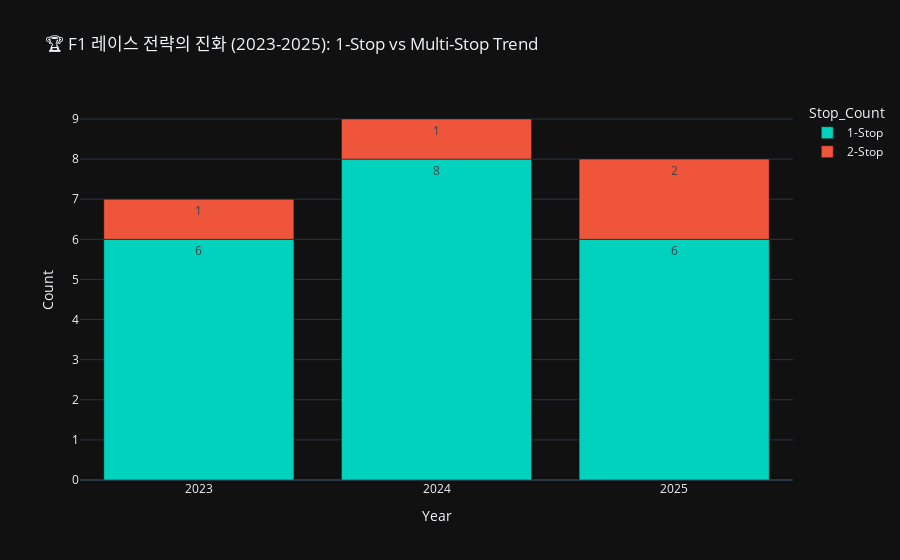
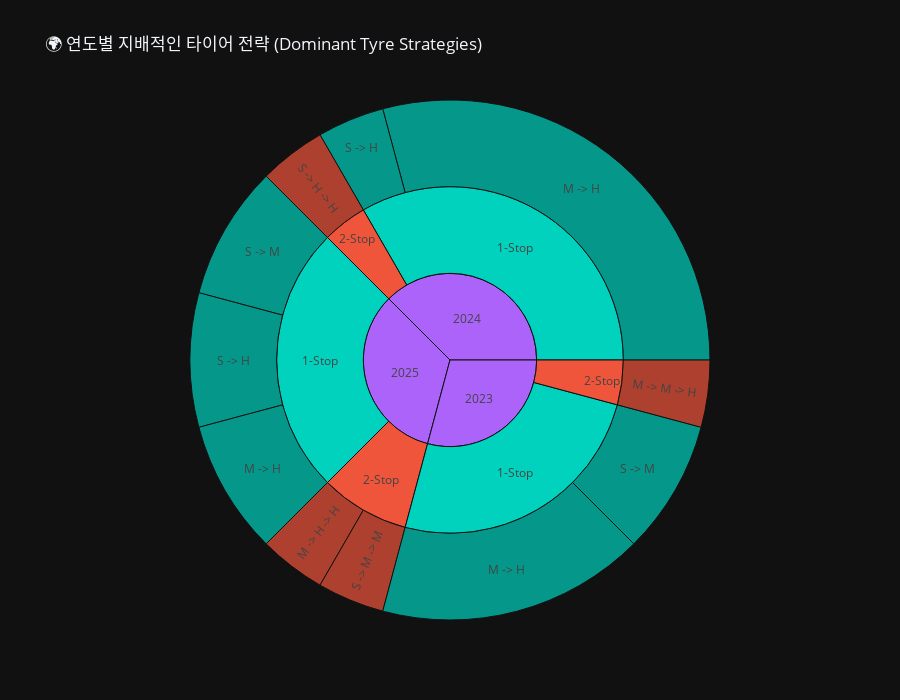

Notebook code cell kept with these figures, in order:
### Markdown cell above
### 피트스톱 전략

### Code cell
import pandas as pd
import numpy as np
from pymongo import MongoClient
import plotly.express as px
import itertools
from sklearn.linear_model import LinearRegression

# === [설정] ===
MONGO_URI = "mongodb://localhost:27017/"
DB_NAME = "f1_analytics_db"
YEARS = range(2023, 2026) # 3개년 분석
PIT_LOSS_AVG = 22.0 # 평균 피트 로스

def get_race_parameters(db, year, round_num, total_laps):
    """
    머신러닝(회귀)을 통해 해당 경기의 타이어 물성(기초 페이스, 마모도)을 역산
    """
    laps_cursor = db.laps.find({
        "Year": year, "Round": round_num, "SessionType": "Race",
        "IsAccurate": True
    })
    df = pd.DataFrame(list(laps_cursor))

    if df.empty: return None

    params = {}

    # 각 컴파운드(S, M, H)의 성능 데이터 추출
    for compound in ['SOFT', 'MEDIUM', 'HARD']:
        comp_data = df[df['Compound'] == compound]
        if len(comp_data) < 10: continue

        # 이상치 제거 (IQR)
        q1 = comp_data['LapTime_Sec'].quantile(0.25)
        q3 = comp_data['LapTime_Sec'].quantile(0.75)
        comp_data = comp_data[(comp_data['LapTime_Sec'] >= q1 - 1.5 * (q3-q1)) & (comp_data['LapTime_Sec'] <= q3 + 1.5 * (q3-q1))]

        X = comp_data[['TyreLife']].values.reshape(-1, 1)
        y = comp_data['LapTime_Sec'].values

        try:
            model = LinearRegression()
            model.fit(X, y)
            base_pace = model.intercept_
            deg = model.coef_[0]

            # 정상적인 마모도 범위일 때만 채택 (0 < deg < 0.5)
            if 0 < deg < 0.5:
                params[compound] = {"base_pace": base_pace, "deg": deg}
        except: continue

    if len(params) < 2: return None # 비교할 타이어가 없으면 불가
    return params

def calculate_total_time(strategies, params, total_laps):
    """전략(타이어 순서)에 따른 총 레이스 시간 계산"""
    total_time = 0
    pit_stops = len(strategies) - 1
    stint_len = total_laps / len(strategies) # 균등 분할 가정

    for compound in strategies:
        if compound not in params: return float('inf')
        p = params[compound]
        # 적분 근사: Base*L + Deg * (L^2 / 2)
        time = (p['base_pace'] * stint_len) + (p['deg'] * (stint_len**2) / 2)
        total_time += time

    return total_time + (pit_stops * PIT_LOSS_AVG)

def simulate_multi_year_strategies():
    client = MongoClient(MONGO_URI)
    db = client[DB_NAME]

    results = []
    print(f"🚀 2023-2025 시즌 전수 전략 시뮬레이션 시작...")

    for year in YEARS:
        races = list(db.races_meta.find({"Year": year, "SessionType": "Race"}))
        print(f"   📅 {year}년 분석 중 ({len(races)}개 경기)...")

        for race in races:
            # 총 랩 수 확인
            max_lap = db.laps.find_one(
                {"Year": year, "Round": race['Round'], "SessionType": "Race"},
                sort=[("LapNumber", -1)]
            )
            if not max_lap: continue
            total_laps = max_lap['LapNumber']

            # 1. 파라미터 추출
            params = get_race_parameters(db, year, race['Round'], total_laps)
            if not params: continue

            avail_compounds = list(params.keys())
            best_strat = None
            min_time = float('inf')

            # 2. 모든 전략 조합 시뮬레이션 (1~3 스톱)
            for stops in [1, 2, 3]:
                # 가능한 타이어 조합 생성
                combs = list(itertools.product(avail_compounds, repeat=stops+1))
                # 규정 준수 (서로 다른 타이어 2개 이상)
                valid_combs = [c for c in combs if len(set(c)) >= 2]

                for strat in valid_combs:
                    t = calculate_total_time(strat, params, total_laps)
                    if t < min_time:
                        min_time = t
                        best_strat = strat

            if best_strat:
                strat_name = " -> ".join([c[0] for c in best_strat]) # S -> M -> H
                stop_count = len(best_strat) - 1

                results.append({
                    "Year": year,
                    "Round": race['Round'],
                    "Circuit": race['Circuit'],
                    "Optimal_Strategy": strat_name,
                    "Stop_Count": f"{stop_count}-Stop",
                    "Tyre_Combination": str(best_strat)
                })

    print(f"✅ 시뮬레이션 완료: 총 {len(results)}개 시나리오 도출.")
    return pd.DataFrame(results)

def visualize_strategy_evolution(df):
    if df.empty:
        print("⚠️ 시각화할 데이터가 없습니다.")
        return

    print("🎨 전략 트렌드 시각화 생성 중...")

    # === Chart 1: 연도별 최적 전략 분포 (Stacked Bar) ===
    # 연도별로 1-Stop, 2-Stop, 3-Stop 비중이 어떻게 변했는가?
    strategy_counts = df.groupby(['Year', 'Stop_Count']).size().reset_index(name='Count')

    fig1 = px.bar(
        strategy_counts,
        x="Year", y="Count", color="Stop_Count",
        title="🏆 F1 레이스 전략의 진화 (2023-2025): 1-Stop vs Multi-Stop Trend",
        text="Count",
        color_discrete_map={'1-Stop': '#00D2BE', '2-Stop': '#EF553B', '3-Stop': '#FFA15A'},
        category_orders={"Stop_Count": ["1-Stop", "2-Stop", "3-Stop"]}
    )
    fig1.update_layout(template="plotly_dark", xaxis=dict(tickmode='linear'))

    # === Chart 2: 서킷별 최적 타이어 조합 (Sunburst) ===
    # 어떤 타이어 조합이 가장 많이 쓰였는가? (예: M->H)
    fig2 = px.sunburst(
        df,
        path=['Year', 'Stop_Count', 'Optimal_Strategy'],
        title="🌍 연도별 지배적인 타이어 전략 (Dominant Tyre Strategies)",
        color='Stop_Count',
        color_discrete_map={'1-Stop': '#00D2BE', '2-Stop': '#EF553B', '3-Stop': '#FFA15A'}
    )
    fig2.update_layout(template="plotly_dark", height=700)

    fig1.show()
    fig2.show()

if __name__ == "__main__":
    sim_results = simulate_multi_year_strategies()
    visualize_strategy_evolution(sim_results)

### Figure 1 — Plotly figure (JSON) as saved in the notebook; plotly's stock layout.template omitted (floating-point values rounded to 4 significant figures)
{"data": [{"hovertemplate": "Stop_Count=1-Stop<br>Year=%{x}<br>Count=%{text}<extra></extra>", "legendgroup": "1-Stop", "marker": {"color": "#00D2BE", "pattern": {"shape": ""}}, "name": "1-Stop", "orientation": "v", "showlegend": true, "text": [6.0, 8.0, 6.0], "textposition": "auto", "x": [2023, 2024, 2025], "xaxis": "x", "y": [6, 8, 6], "yaxis": "y", "type": "bar"}, {"hovertemplate": "Stop_Count=2-Stop<br>Year=%{x}<br>Count=%{text}<extra></extra>", "legendgroup": "2-Stop", "marker": {"color": "#EF553B", "pattern": {"shape": ""}}, "name": "2-Stop", "orientation": "v", "showlegend": true, "text": [1.0, 1.0, 2.0], "textposition": "auto", "x": [2023, 2024, 2025], "xaxis": "x", "y": [1, 1, 2], "yaxis": "y", "type": "bar"}], "layout": {"xaxis": {"anchor": "y", "domain": [0.0, 1.0], "title": {"text": "Year"}, "tickmode": "linear"}, "yaxis": {"anchor": "x", "domain": [0.0, 1.0], "title": {"text": "Count"}}, "legend": {"title": {"text": "Stop_Count"}, "tracegroupgap": 0}, "title": {"text": "🏆 F1 레이스 전략의 진화 (2023-2025): 1-Stop vs Multi-Stop Trend"}, "barmode": "relative"}}

### Figure 2 — Plotly figure (JSON) as saved in the notebook; plotly's stock layout.template omitted (floating-point values rounded to 4 significant figures)
{"data": [{"branchvalues": "total", "customdata": [["(?)"], ["(?)"], ["(?)"], ["1-Stop"], ["1-Stop"], ["1-Stop"], ["1-Stop"], ["1-Stop"], ["1-Stop"], ["1-Stop"], ["1-Stop"], ["1-Stop"], ["1-Stop"], ["2-Stop"], ["2-Stop"], ["2-Stop"], ["2-Stop"], ["2-Stop"], ["2-Stop"], ["2-Stop"]], "domain": {"x": [0.0, 1.0], "y": [0.0, 1.0]}, "hovertemplate": "labels=%{label}<br>count=%{value}<br>parent=%{parent}<br>id=%{id}<br>Stop_Count=%{customdata[0]}<extra></extra>", "ids": ["2025", "2023", "2024", "2025/1-Stop", "2024/1-Stop", "2023/1-Stop", "2025/1-Stop/S -> M", "2023/1-Stop/M -> H", "2024/1-Stop/S -> H", "2024/1-Stop/M -> H", "2023/1-Stop/S -> M", "2025/1-Stop/S -> H", "2025/1-Stop/M -> H", "2025/2-Stop/M -> H -> H", "2025/2-Stop/S -> M -> M", "2024/2-Stop/S -> H -> H", "2023/2-Stop", "2024/2-Stop", "2025/2-Stop", "2023/2-Stop/M -> M -> H"], "labels": ["2025", "2023", "2024", "1-Stop", "1-Stop", "1-Stop", "S -> M", "M -> H", "S -> H", "M -> H", "S -> M", "S -> H", "M -> H", "M -> H -> H", "S -> M -> M", "S -> H -> H", "2-Stop", "2-Stop", "2-Stop", "M -> M -> H"], "marker": {"colors": ["#ab63fa", "#ab63fa", "#ab63fa", "#00D2BE", "#00D2BE", "#00D2BE", "#00D2BE", "#00D2BE", "#00D2BE", "#00D2BE", "#00D2BE", "#00D2BE", "#00D2BE", "#EF553B", "#EF553B", "#EF553B", "#EF553B", "#EF553B", "#EF553B", "#EF553B"]}, "name": "", "parents": ["", "", "", "2025", "2024", "2023", "2025/1-Stop", "2023/1-Stop", "2024/1-Stop", "2024/1-Stop", "2023/1-Stop", "2025/1-Stop", "2025/1-Stop", "2025/2-Stop", "2025/2-Stop", "2024/2-Stop", "2023", "2024", "2025", "2023/2-Stop"], "values": [8, 7, 9, 6, 8, 6, 2, 4, 1, 7, 2, 2, 2, 1, 1, 1, 1, 1, 2, 1], "type": "sunburst"}], "layout": {"legend": {"tracegroupgap": 0}, "title": {"text": "🌍 연도별 지배적인 타이어 전략 (Dominant Tyre Strategies)"}, "height": 700}}
